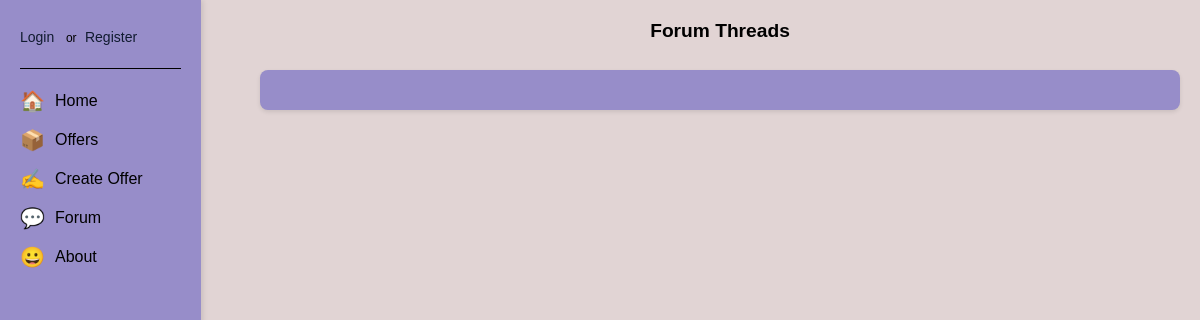
/forum/, run on an earlier commit of the app's database.
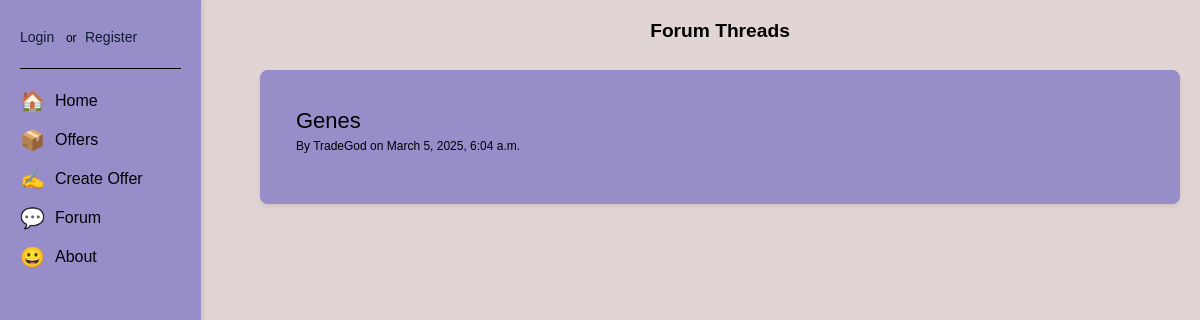
And on a later commit of the database.
### tradeapp/models.py (models this page shows, shortened)
class Thread(models.Model):
    topic = models.CharField(max_length=200)
    author = models.ForeignKey(User, on_delete=models.CASCADE)
    created_at = models.DateTimeField(default=timezone.now)

### tradeapp/views.py (the view)
# urls.py: path('forum/', views.thread_list, name='thread_list'),
def thread_list(request):
    threads = Thread.objects.all()
    return render(request, 'forum/thread_list.html', {'threads': threads})

### tradeapp/templates/forum/thread_list.html (shortened to what this page needs)
{% extends "base.html" %}
{% block content %}
<h1 style="text-align: center;">Forum Threads</h1>
<br>
<div class="forum-container">
    <ul class="thread-list">
        {% for thread in threads %}
            <li>
                <a href="{% url 'thread_detail' thread.id %}">{{ thread.topic }}</a>
                <p>By {{ thread.author.username }} on {{ thread.created_at }}</p>
            </li>
        {% endfor %}
    </ul>
</div>
{% endblock %}

What changed in the data, as far as the page shows it:
added Thread: topic "Genes", author.username "TradeGod", created_at "March 5, 2025, 6:04 a.m."
